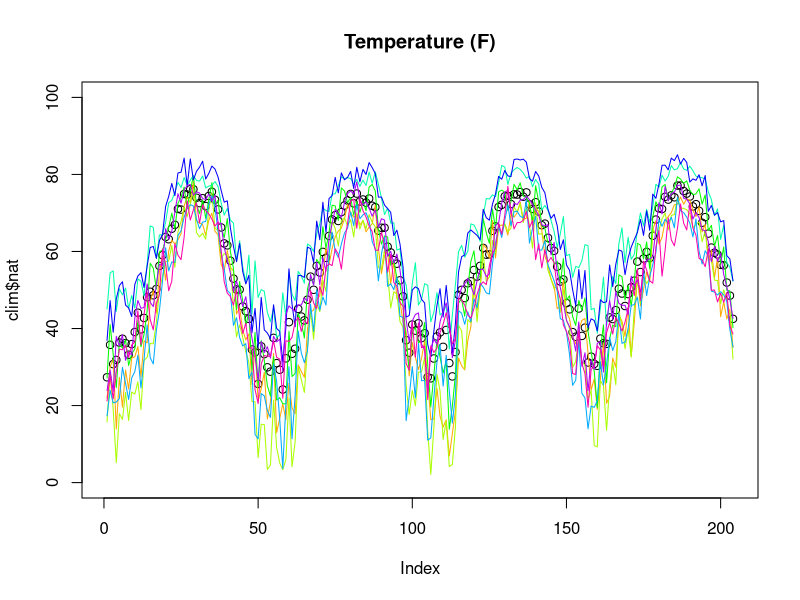
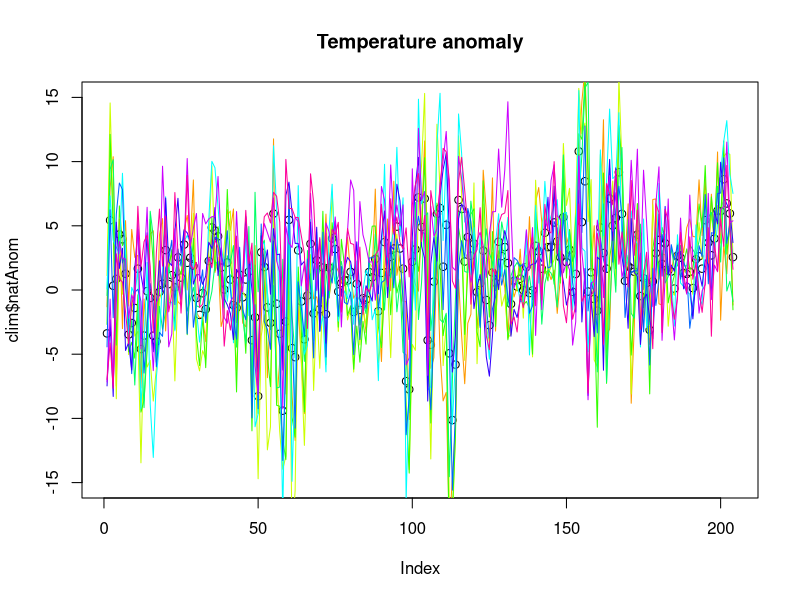

Generate these figures, in order, with R: (Note: this script raises an error after producing the figures.)
#####################################
# GET CLIMATE DATA

## title: "Forecasting Flu Template"
## author: "Underdog"
## date: "19 October 2016"


rm(list=ls())
script_name <- "clim_data"
# Downloaded from: http://www.ncdc.noaa.gov/temp-and-precip/us-weekly/
# Click on excel logo. Then I copy pasted the text file into excel, saved it as a text and then imported
# this text file in a new spread sheet and saved it as .csv

# In this new spread sheet, I have manually removed the first row (saying temp in F etc), and the " from
# first and last column. Then saved this as weekly_temp_raw.csv

# Load data
clim = read.csv("./Data/Weekly_temp_raw47.csv", colClasses="character")

# Add week number, year 2014 has 53 weeks
clim$week = c(c(1:52),c(1:53),c(1:52),c(1:47)) # When loading in new data, change the last figure to the current week
clim$week = ifelse(clim$week %in%c(1:9), paste0("0",clim$week), clim$week)
clim$year = c(rep("2013",52),rep("2014",53),rep("2015",52),rep("2016",47)) # idem

# Create weekname variable
clim$weekname = paste0(clim$year, "-",clim$week)

# Plot temp
plot(clim$nat, main="Temperature (F)", ylim=c(0,100))
col=rainbow(length(c(2:10)))
for(i in c(2:10)){
  lines(clim[,i], col=col[i])  
}

# Temperature patterns seems quite similar across the regions


#  Plot Temperature anomalies
plot(clim$natAnom, main="Temperature anomaly", ylim=c(-15,15))
col=rainbow(length(c(11:20)))
for(i in c(11:20)){
  lines(clim[,i], col=col[i-10])  
}

clim = clim%>%dplyr::select(weekname,nat,natAnom) %>% mutate(nat = as.numeric(nat), 
                                                             natAnom=as.numeric(natAnom))
names(clim) = c("weekname","temp_av","temp_anom_av")


########################################
#### save & load
savename <- paste0("./Data/", script_name, ".Rda")
save(clim,file = savename)
